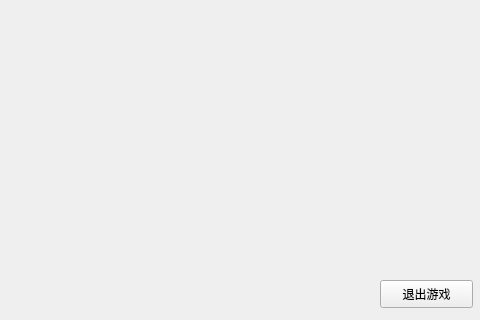
<?xml version="1.0" encoding="UTF-8"?>
<ui version="4.0">
 <class>Form</class>
 <widget class="QWidget" name="Form">
  <property name="geometry">
   <rect>
    <x>0</x>
    <y>0</y>
    <width>480</width>
    <height>320</height>
   </rect>
  </property>
  <property name="windowTitle">
   <string>双方战果</string>
  </property>
  <widget class="QLabel" name="label">
   <property name="geometry">
    <rect>
     <x>0</x>
     <y>0</y>
     <width>480</width>
     <height>320</height>
    </rect>
   </property>
   <property name="text">
    <string/>
   </property>
   <property name="pixmap">
    <pixmap>image/normal.jpg</pixmap>
   </property>
  </widget>
  <widget class="QPushButton" name="exit">
   <property name="geometry">
    <rect>
     <x>380</x>
     <y>280</y>
     <width>93</width>
     <height>28</height>
    </rect>
   </property>
   <property name="text">
    <string>退出游戏</string>
   </property>
  </widget>
 </widget>
 <resources/>
 <connections/>
</ui>
